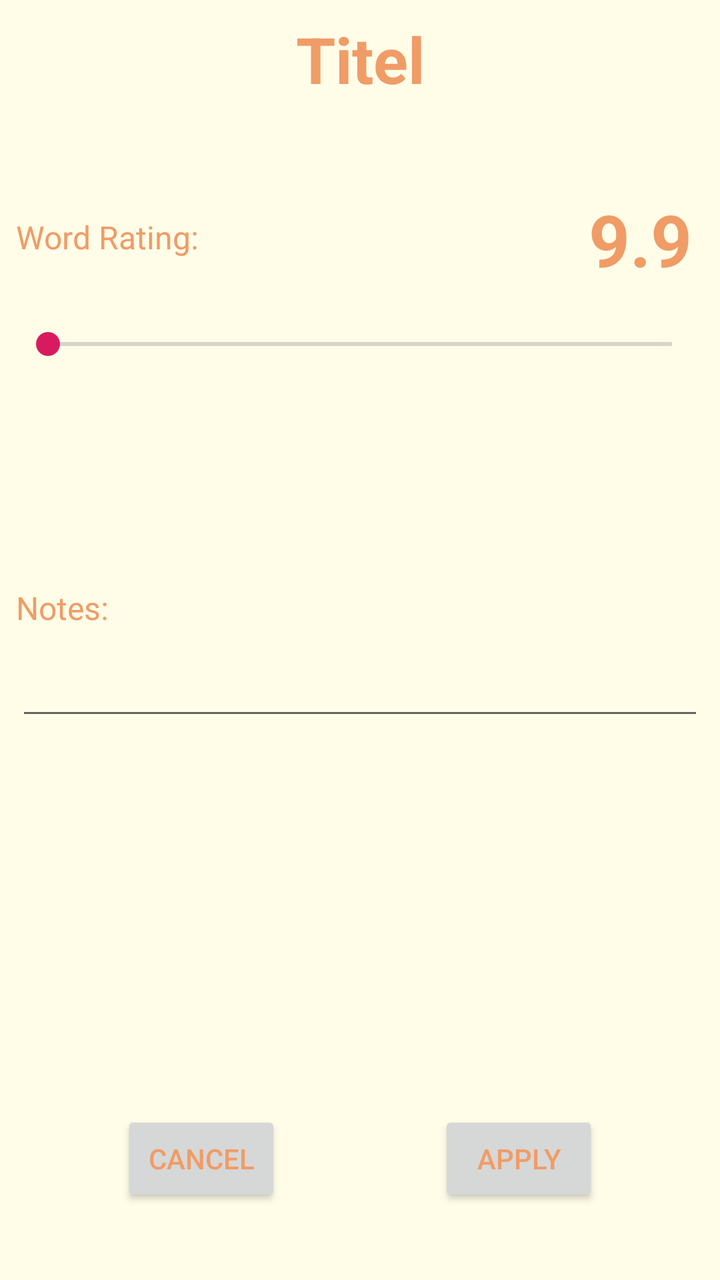
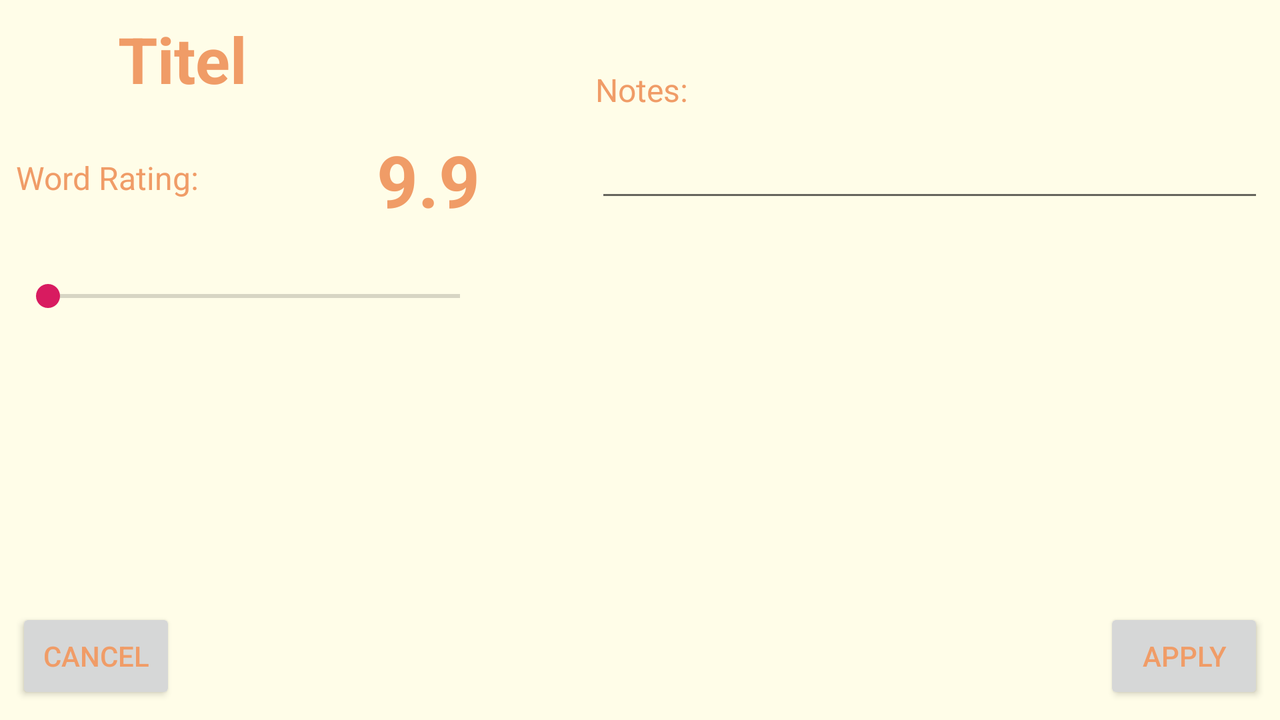

An Android layout and its configuration variant, each rendered on a device that would load it. The default file and the variant file are quoted in full after the pictures.
<!-- AndroidManifest.xml: application theme AppTheme -->
<!-- res/layout/activity_edit.xml -->
<?xml version="1.0" encoding="utf-8"?>
<androidx.constraintlayout.widget.ConstraintLayout xmlns:android="http://schemas.android.com/apk/res/android"
    xmlns:app="http://schemas.android.com/apk/res-auto"
    xmlns:tools="http://schemas.android.com/tools"
    android:layout_width="match_parent"
    android:layout_height="match_parent"
    android:padding="8dp"
    android:background="@color/foreground"
    tools:context=".EditActivity">

    <Button
        android:id="@+id/edit_cancel_button"
        android:layout_width="80dp"
        android:layout_height="48dp"
        android:text="@string/cancel_txt"
        app:layout_constraintBottom_toBottomOf="parent"
        app:layout_constraintEnd_toEndOf="parent"
        app:layout_constraintHorizontal_bias="0.2"
        app:layout_constraintStart_toStartOf="parent"
        app:layout_constraintTop_toTopOf="parent"
        app:layout_constraintVertical_bias="0.95" />

    <Button
        android:id="@+id/edit_apply_button"
        android:layout_width="80dp"
        android:layout_height="48dp"
        android:text="@string/apply_txt"
        app:layout_constraintBottom_toBottomOf="parent"
        app:layout_constraintEnd_toEndOf="parent"
        app:layout_constraintHorizontal_bias="0.8"
        app:layout_constraintStart_toStartOf="parent"
        app:layout_constraintTop_toTopOf="parent"
        app:layout_constraintVertical_bias="0.95" />

    <TextView
        android:id="@+id/edit_notes_titel"
        android:layout_width="128dp"
        android:layout_height="24dp"
        android:text="@string/notes_txt"
        android:textSize="16sp"
        app:layout_constraintBottom_toBottomOf="parent"
        app:layout_constraintStart_toStartOf="@+id/edit_notes_input"
        app:layout_constraintTop_toBottomOf="@+id/rating_bar"
        app:layout_constraintVertical_bias="0.25" />

    <TextView
        android:id="@+id/edit_rating_number"
        android:layout_width="64dp"
        android:layout_height="64dp"
        android:gravity="center"
        android:text="9.9"
        android:textSize="36sp"
        android:textStyle="bold"
        app:layout_constraintBottom_toTopOf="@+id/rating_bar"
        app:layout_constraintEnd_toEndOf="parent"
        app:layout_constraintHorizontal_bias="1.0"
        app:layout_constraintStart_toStartOf="parent"
        app:layout_constraintTop_toTopOf="parent"
        app:layout_constraintVertical_bias="0.95" />

    <TextView
        android:id="@+id/edit_titel"
        android:layout_width="166dp"
        android:layout_height="42dp"
        android:gravity="center_horizontal"
        android:text="Titel"
        android:textSize="32sp"
        android:textStyle="bold"
        app:layout_constraintBottom_toBottomOf="parent"
        app:layout_constraintEnd_toEndOf="parent"
        app:layout_constraintHorizontal_bias="0.5"
        app:layout_constraintStart_toStartOf="parent"
        app:layout_constraintTop_toTopOf="parent"
        app:layout_constraintVertical_bias="0.0" />

    <TextView
        android:id="@+id/edit_rating_titel"
        android:layout_width="128dp"
        android:layout_height="24dp"
        android:text="@string/rating_txt"
        android:textSize="16sp"
        app:layout_constraintBottom_toBottomOf="@+id/edit_rating_number"
        app:layout_constraintEnd_toEndOf="parent"
        app:layout_constraintHorizontal_bias="0.0"
        app:layout_constraintStart_toStartOf="parent"
        app:layout_constraintTop_toTopOf="@+id/edit_rating_number"
        app:layout_constraintVertical_bias="0.5" />

    <SeekBar
        android:id="@+id/rating_bar"
        android:layout_width="match_parent"
        android:layout_height="32dp"
        app:layout_constraintBottom_toBottomOf="parent"
        app:layout_constraintEnd_toEndOf="parent"
        app:layout_constraintHorizontal_bias="0.0"
        app:layout_constraintStart_toStartOf="parent"
        app:layout_constraintTop_toTopOf="parent"
        app:layout_constraintVertical_bias="0.250" />

    <EditText
        android:id="@+id/edit_notes_input"
        android:layout_width="match_parent"
        android:layout_height="48dp"
        app:layout_constraintEnd_toEndOf="parent"
        app:layout_constraintStart_toStartOf="parent"
        app:layout_constraintTop_toBottomOf="@+id/edit_notes_titel" />
</androidx.constraintlayout.widget.ConstraintLayout>
<!-- resources referenced by this layout -->
<resources>
  <color name="foreground">#fffde8</color>
  <string name="apply_txt">Apply</string>
  <string name="cancel_txt">Cancel</string>
  <string name="notes_txt">Notes:</string>
  <string name="rating_txt">Word Rating:</string>
  <style name="AppTheme" parent="Theme.AppCompat.Light.NoActionBar">
          
          <item name="colorPrimary">@color/colorPrimary</item>
          <item name="colorPrimaryDark">@color/colorPrimaryDark</item>
          <item name="colorAccent">@color/colorAccent</item>
          <item name="android:textColor">#f09c67</item>
      </style>
  <color name="colorPrimary">#008577</color>
  <color name="colorPrimaryDark">#00574B</color>
  <color name="colorAccent">#D81B60</color>
</resources>
<!-- res/layout-land/activity_edit.xml (the repository's variant of the layout above) -->
<!-- drawn on the phone turned sideways -->
<?xml version="1.0" encoding="utf-8"?>
<androidx.constraintlayout.widget.ConstraintLayout xmlns:android="http://schemas.android.com/apk/res/android"
    xmlns:app="http://schemas.android.com/apk/res-auto"
    xmlns:tools="http://schemas.android.com/tools"
    android:layout_width="match_parent"
    android:layout_height="match_parent"
    android:padding="8dp"
    android:background="@color/foreground"
    tools:context=".EditActivity">

    <Button
        android:id="@+id/edit_cancel_button"
        android:layout_width="80dp"
        android:layout_height="48dp"
        android:text="@string/cancel_txt"
        app:layout_constraintBottom_toBottomOf="parent"
        app:layout_constraintEnd_toEndOf="parent"
        app:layout_constraintHorizontal_bias="0.0"
        app:layout_constraintStart_toStartOf="parent"
        app:layout_constraintTop_toTopOf="parent"
        app:layout_constraintVertical_bias="1.0" />

    <Button
        android:id="@+id/edit_apply_button"
        android:layout_width="80dp"
        android:layout_height="48dp"
        android:text="@string/apply_txt"
        app:layout_constraintBottom_toBottomOf="parent"
        app:layout_constraintEnd_toEndOf="parent"
        app:layout_constraintHorizontal_bias="1.0"
        app:layout_constraintStart_toStartOf="parent"
        app:layout_constraintTop_toTopOf="parent"
        app:layout_constraintVertical_bias="1.0" />

    <TextView
        android:id="@+id/edit_notes_titel"
        android:layout_width="128dp"
        android:layout_height="24dp"
        android:text="@string/notes_txt"
        android:textSize="16sp"
        app:layout_constraintBottom_toTopOf="@+id/edit_rating_number"
        app:layout_constraintEnd_toEndOf="parent"
        app:layout_constraintHorizontal_bias="0.2"
        app:layout_constraintStart_toEndOf="@+id/edit_rating_number"
        app:layout_constraintTop_toTopOf="parent"
        app:layout_constraintVertical_bias="1.0" />

    <TextView
        android:id="@+id/edit_rating_number"
        android:layout_width="64dp"
        android:layout_height="64dp"
        android:layout_margin="8dp"
        android:gravity="center"
        android:text="9.9"
        android:textSize="36sp"
        android:textStyle="bold"
        app:layout_constraintBottom_toBottomOf="parent"
        app:layout_constraintStart_toEndOf="@+id/edit_titel"
        app:layout_constraintTop_toBottomOf="@+id/edit_titel"
        app:layout_constraintVertical_bias="0.0" />

    <TextView
        android:id="@+id/edit_titel"
        android:layout_width="166dp"
        android:layout_height="42dp"
        android:gravity="center_horizontal"
        android:text="Titel"
        android:textSize="32sp"
        android:textStyle="bold"
        app:layout_constraintBottom_toBottomOf="parent"
        app:layout_constraintEnd_toEndOf="parent"
        app:layout_constraintHorizontal_bias="0.0"
        app:layout_constraintStart_toStartOf="parent"
        app:layout_constraintTop_toTopOf="parent"
        app:layout_constraintVertical_bias="0.0" />

    <TextView
        android:id="@+id/edit_rating_titel"
        android:layout_width="128dp"
        android:layout_height="24dp"
        android:text="@string/rating_txt"
        android:textSize="16sp"
        app:layout_constraintBottom_toBottomOf="@+id/edit_rating_number"
        app:layout_constraintStart_toStartOf="parent"
        app:layout_constraintTop_toTopOf="@+id/edit_rating_number" />

    <SeekBar
        android:id="@+id/rating_bar"
        android:layout_width="0dp"
        android:layout_height="32dp"
        app:layout_constraintBottom_toBottomOf="parent"
        app:layout_constraintEnd_toEndOf="@+id/edit_rating_number"
        app:layout_constraintHorizontal_bias="1.0"
        app:layout_constraintStart_toStartOf="parent"
        app:layout_constraintTop_toBottomOf="@+id/edit_rating_number"
        app:layout_constraintVertical_bias="0.05" />

    <EditText
        android:id="@+id/edit_notes_input"
        android:layout_width="0dp"
        android:layout_height="48dp"
        android:inputType="text"
        app:layout_constraintBottom_toBottomOf="parent"
        app:layout_constraintEnd_toEndOf="parent"
        app:layout_constraintHorizontal_bias="0.0"
        app:layout_constraintStart_toStartOf="@+id/edit_notes_titel"
        app:layout_constraintTop_toBottomOf="@+id/edit_notes_titel"
        app:layout_constraintVertical_bias="0.0" />
</androidx.constraintlayout.widget.ConstraintLayout>
